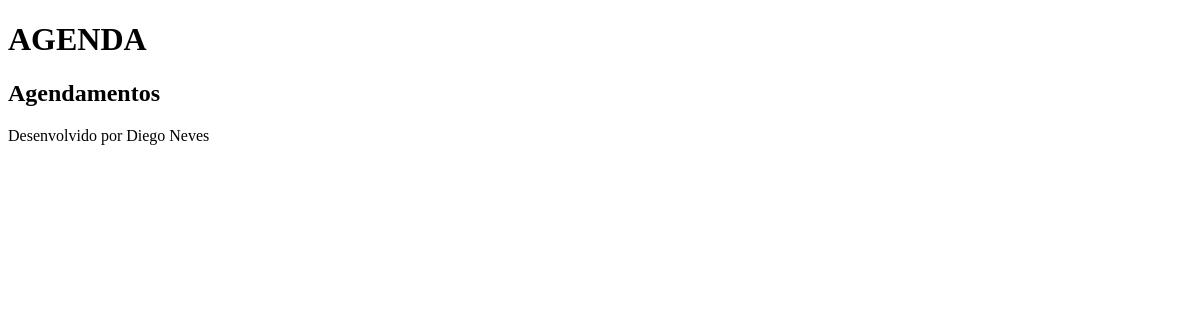
Before: /agenda/ with the older database file.
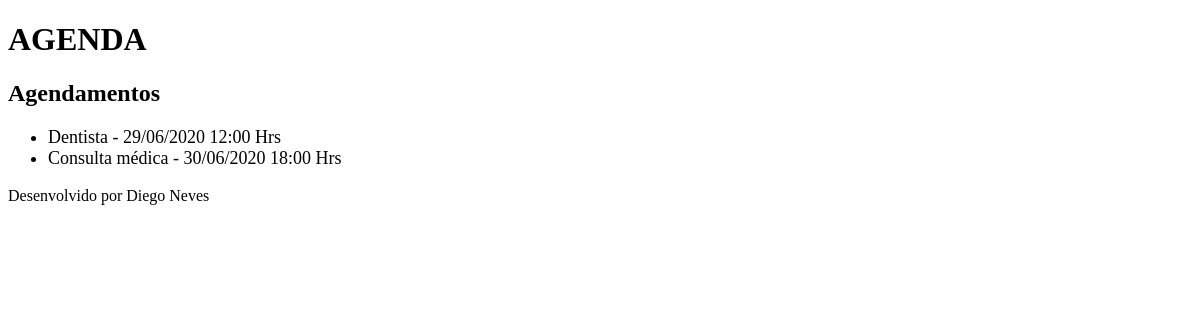
After: the same page with the newer database file.
### core/models.py (models this page shows, shortened)
class Evento(models.Model):
    titulo = models.CharField(max_length=100)
    descricao = models.TextField(blank=True, null=True)
    data_evento = models.DateTimeField(verbose_name='Data do Evento')
    data_criacao = models.DateTimeField(auto_now=True)
    usuario = models.ForeignKey(User, on_delete=models.CASCADE)
    class Meta:
        db_table = 'evento'
    def get_data_evento(self):
        return self.data_evento.strftime('%d/%m/%Y %H:%M Hrs')

### core/views.py (the view)
# urls.py: path('agenda/', views.lista_eventos),
def lista_eventos(request):
    usuario = request.user
    evento = Evento.objects.all()
    response = {'eventos':evento}
    return render(request, 'agenda.html', response)

### templates/agenda.html
{% extends "model_page.html" %}
{% block content %}
    <h2>Agendamentos</h2>
    <ul style="font-size: 18px">
    {% for evento in eventos %}
        <li>{{ evento.titulo }} - {{ evento.get_data_evento}}</li>
    {% endfor %}
    </ul>
{% endblock %}

### templates/model_page.html
<!DOCTYPE html>
<html lang="en">
<head>
    {% include "model_header.html" %}
</head>
<body>
    {% block content %} {% endblock %}
    {% include  "model_footer.html" %}
</body>
</html>

### templates/model_header.html (shortened to what this page needs)
<h1>AGENDA</h1>

### templates/model_footer.html
<p>Desenvolvido por Diego Neves</p>

Changed rows visible on the page:
added Evento: titulo "Dentista", get_data_evento "29/06/2020 12:00 Hrs"
added Evento: titulo "Consulta médica", get_data_evento "30/06/2020 18:00 Hrs"
